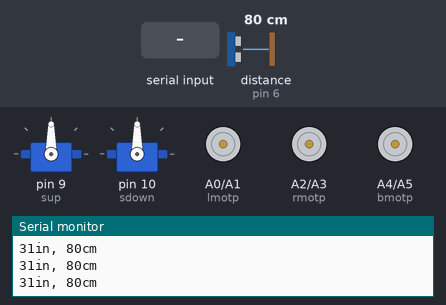
The sketch below on a simulated Arduino Uno, built with avr-gcc and run on an emulated ATmega328P. Shown: 2 × servo, motor-driver pin pairs drawn as motors (green arrow = first pin HIGH = forward, orange = second pin HIGH = backward, longer = more drive), the last lines printed to the serial monitor. Wiring (inferred from the names in the program): ultrasonic range finder: trigger pin 4; echo pin 6. The inputs (shaded band) are chosen by the test bench; at power-on: distance to the obstacle (sensor on pin 6) 80 cm. The echo pulse lasts 58.3 µs per cm; no radio packets arrive unless stated.

Above: at 1.2 s.
1.3 s: "forward" received over the second serial link
At 2.7 s:
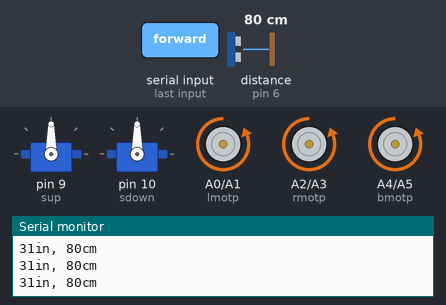
3.0 s: "backward" received over the second serial link
At 3.8 s:
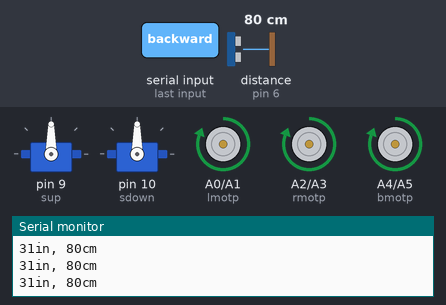
4.7 s: "left" received over the second serial link
At 5.7 s:
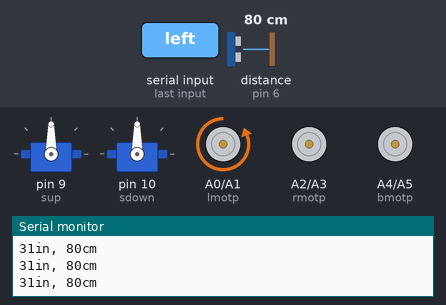
6.4 s: "right" received over the second serial link
At 7.8 s:
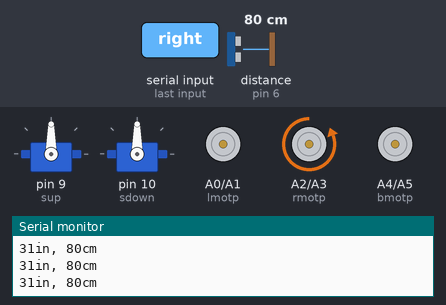
8.1 s: "down" received over the second serial link
At 8.8 s:
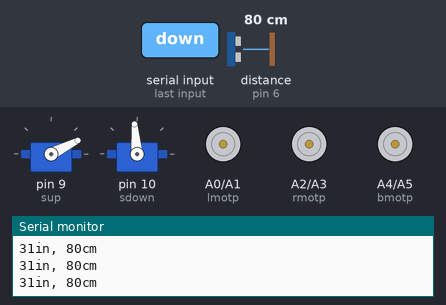
9.8 s: "up" received over the second serial link
At 11.3 s:
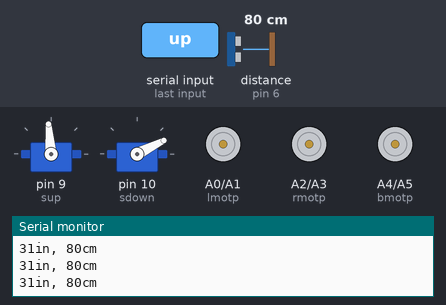
Timing chart, 0 to 12.4 s (numbered marks = the images above; inputs shaded):
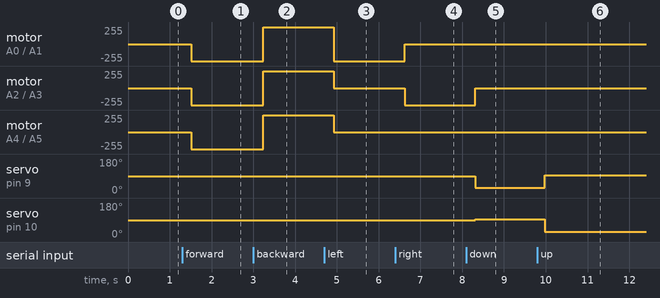

The sketch:

Final_Code_23Feb.ino
```cpp
#include <RF24Network.h>
#include <RF24.h>
#include <SPI.h>
#include <SoftwareSerial.h>
#include<Servo.h>
//Radio Communication Definitions
RF24 radio(7, 8);               // nRF24L01 (CE,CSN)
RF24Network network(radio);      // Include the radio in the network
const uint16_t node00 = 00;   // Address of this node in Octal format ( 04,031, etc)
const uint16_t node01 = 01;      // Address of the other node in Octal format
const uint16_t node02 = 02;
const int button=5;
const int lmotp = A0;
const int lmotn =A1;
const int rmotp = A2;
const int rmotn = A3;
const int bmotp = A4;
const int bmotn = A5;
const int pingPin = 4;
const int echo=6;
SoftwareSerial mySerial(3,2);


Servo sup;
Servo sdown;

void forward(){
     digitalWrite(lmotp, LOW);
     digitalWrite(lmotn, HIGH);
     digitalWrite(rmotp, LOW);
     digitalWrite(rmotn, HIGH);
     digitalWrite(bmotp,LOW);
     digitalWrite(bmotn,HIGH);
}

void Stop(){
     digitalWrite(lmotp, LOW);
     digitalWrite(lmotn, LOW);
     digitalWrite(rmotp, LOW);
     digitalWrite(rmotn, LOW);
     digitalWrite(bmotp,LOW);
     digitalWrite(bmotn,LOW);
}
void backward(){
     digitalWrite(lmotp, HIGH);
     digitalWrite(lmotn, LOW);
     digitalWrite(rmotp, HIGH);
     digitalWrite(rmotn, LOW);
     digitalWrite(bmotp,HIGH);
     digitalWrite(bmotn,LOW);
}
void up(){
     digitalWrite(lmotp, LOW);
     digitalWrite(lmotn, LOW);
     digitalWrite(rmotp, LOW);
     digitalWrite(rmotn, LOW);
     digitalWrite(bmotp,LOW);
     digitalWrite(bmotn,LOW);
     sup.write(95);//30//27//initial position
     sdown.write(27);//100
     Serial.println();
 }

  void down(){
     digitalWrite(lmotp, LOW);
     digitalWrite(lmotn, LOW);
     digitalWrite(rmotp, LOW);
     digitalWrite(rmotn, LOW);
     digitalWrite(bmotp,LOW);
     digitalWrite(bmotn,LOW);
     sup.write(27);//95/
     sdown.write(95);
  }

  void left(){
  digitalWrite(lmotp,LOW);
  digitalWrite(lmotn,HIGH);
  digitalWrite(rmotp,LOW);
  digitalWrite(rmotn,LOW);
  digitalWrite(bmotp,LOW);
  digitalWrite(bmotn,LOW);
  }

  void right(){
  digitalWrite(lmotp,LOW);
  digitalWrite(lmotn,LOW);
  digitalWrite(rmotp,LOW);
  digitalWrite(rmotn,HIGH);
  digitalWrite(bmotp,LOW);
  digitalWrite(bmotn,LOW);
  }
void setup() {
  SPI.begin();
  radio.begin();
  network.begin(90,node00);  //(channel, node address)
  radio.setDataRate(RF24_2MBPS);
  radio.setChannel(115);
  radio.setPALevel(RF24_PA_MAX);
  pinMode(button, INPUT_PULLUP);
  pinMode(lmotp, OUTPUT);
  pinMode(lmotn, OUTPUT);
  pinMode(rmotp, OUTPUT);
  pinMode(rmotn, OUTPUT);
  pinMode(bmotp, OUTPUT);
  pinMode(bmotn, OUTPUT);
  pinMode(pingPin, OUTPUT);
  pinMode(echo, OUTPUT);
  sup.attach(9);
  sdown.attach(10);
  mySerial.begin(9600);
  pinMode(pingPin, OUTPUT);
  // initialize serial communication:
  Serial.begin(115200);
}
  void networkFun(){
  network.update();
  if (network.available()){
  while ( network.available() ) {     // Is there any incoming data?
    RF24NetworkHeader header(node01);
    int data;
    network.read(header, &data, sizeof(data));
    Serial.println(data);
    if(data==1){
      left();
      Serial.println("left");
      }
    else if(data==2){
      right();
      Serial.println("right");
      }
      else if(data==3){
      up();
      Serial.println("up");
      }
      else if(data==4){
      down();
      Serial.println("down");
      }
    // Read the incoming data
  }
  // LED Control at Node 02

  /*RF24NetworkHeader header2(node02);  // (Address where the data is going)
    int switch1=1;
    int switch0=0;
    if(digitalRead(button)==1){
    network.write(header2, &switch1, sizeof(switch1));
    }
    else {
    network.write(header2,&switch0,sizeof(switch0));
      }
  // Send the data
  }*/
}
  }

void voiceControl(){
  String voice;
  if(mySerial.available()){
  while (mySerial.available()){
  delay(10);
  char c = mySerial.read();
  if (c == '#') {break;} //Exit the loop when the # is detected after the word
  voice += c; //
  }
  if (voice.length() > 0) {
    Serial.println(voice);
       if(voice == "forward") {
        forward();
        }
  else if(voice == "backward"){
    backward();
    }
  else if(voice == "left"){
   left();
  }
  else if(voice == "right") {
    right();
  }
  else if(voice == "down") {
    down();
    }
  else if(voice == "up"||voice=="ap"||voice=="apps"||voice=="aap") {
    up();
    }
    else if(voice == "stop") {
    Stop();
    }

//-----------------------------------------------------------------------//
voice="";}}
/*else if(!mySerial.available()){
  delay(5000);
  Stop();
  }*/
}

long microsecondsToInches(long microseconds) {
  return microseconds / 74 / 2;
}

long microsecondsToCentimeters(long microseconds) {
  return microseconds / 29 / 2;
}
 void loop(){
  long duration, inches, cm;

  // The PING))) is triggered by a HIGH pulse of 2 or more microseconds.
  // Give a short LOW pulse beforehand to ensure a clean HIGH pulse:
  digitalWrite(pingPin, LOW);
  delayMicroseconds(2);
  digitalWrite(pingPin, HIGH);
  delayMicroseconds(5);
  digitalWrite(pingPin, LOW);

  // The same pin is used to read the signal from the PING))): a HIGH pulse
  // whose duration is the time (in microseconds) from the sending of the ping
  // to the reception of its echo off of an object.
  pinMode(echo, INPUT);
  duration = pulseIn(echo, HIGH);

  // convert the time into a distance
  inches = microsecondsToInches(duration);
  cm = microsecondsToCentimeters(duration);

  Serial.print(inches);
  Serial.print("in, ");
  Serial.print(cm);
  Serial.print("cm");
  Serial.println();
if(cm<=30||inches<=5){
  Stop();
  }
  delay(200);

  voiceControl();
  networkFun();

  }
```

Measured:
- after the input at 1.3 s, motor on A0 (lmotp) / A1 (lmotn), motor on A2 (rmotp) / A3 (rmotn), motor on A4 (bmotp) / A5 (bmotn): stopped → backward 255/255 after 0.22 s
- after the input at 3.0 s, motor on A0 (lmotp) / A1 (lmotn), motor on A2 (rmotp) / A3 (rmotn), motor on A4 (bmotp) / A5 (bmotn): backward 255/255 → forward 255/255 after 0.24 s
- after the input at 4.7 s, motor on A0 (lmotp) / A1 (lmotn): forward 255/255 → backward 255/255 after 0.23 s; motor on A2 (rmotp) / A3 (rmotn), motor on A4 (bmotp) / A5 (bmotn): forward 255/255 → stopped after 0.23 s
- after the input at 6.4 s, motor on A0 (lmotp) / A1 (lmotn): backward 255/255 → stopped after 0.22 s; motor on A2 (rmotp) / A3 (rmotn): stopped → backward 255/255 after 0.22 s
- after the input at 8.1 s, motor on A2 (rmotp) / A3 (rmotn): backward 255/255 → stopped after 0.21 s; servo on pin 9 (sup): 90° → 27° after 0.21 s; servo on pin 10 (sdown): 90° → 95° after 0.21 s
- after the input at 9.8 s, servo on pin 9 (sup): 27° → 95° after 0.17 s; servo on pin 10 (sdown): 95° → 27° after 0.18 s
